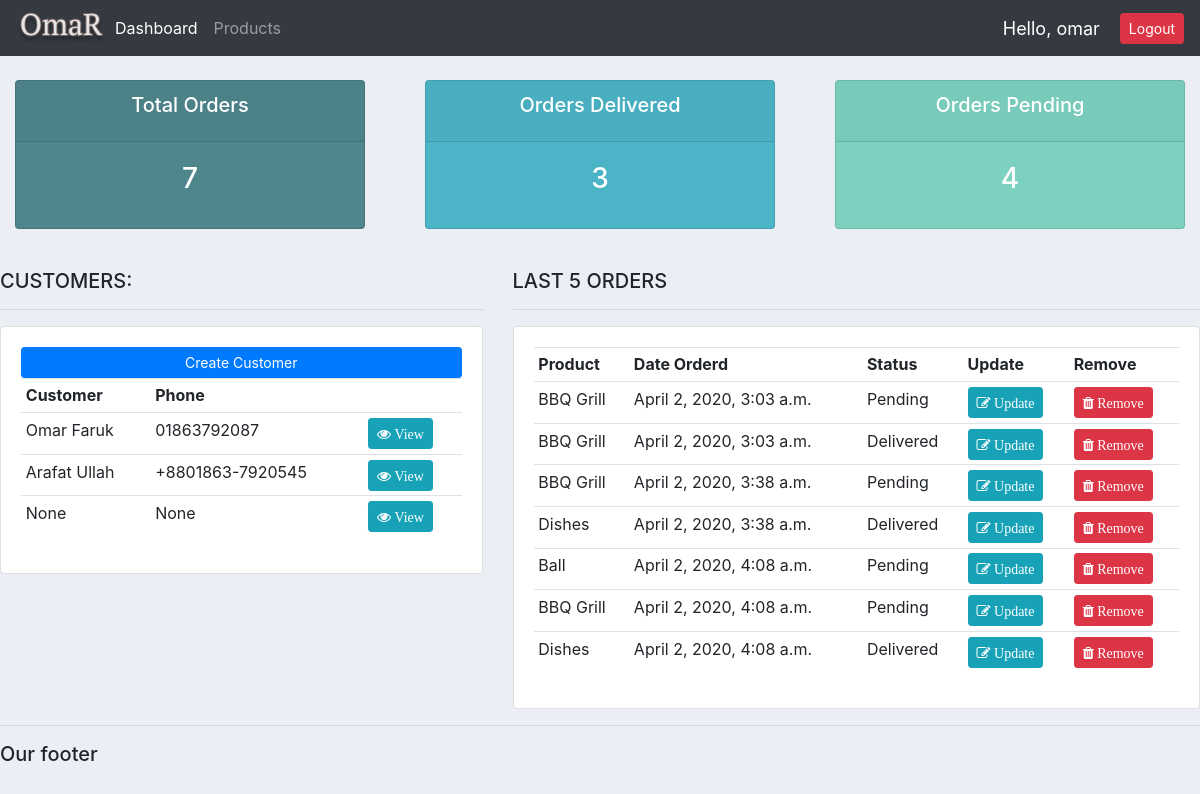
Before: / (signed in) with the older database file.
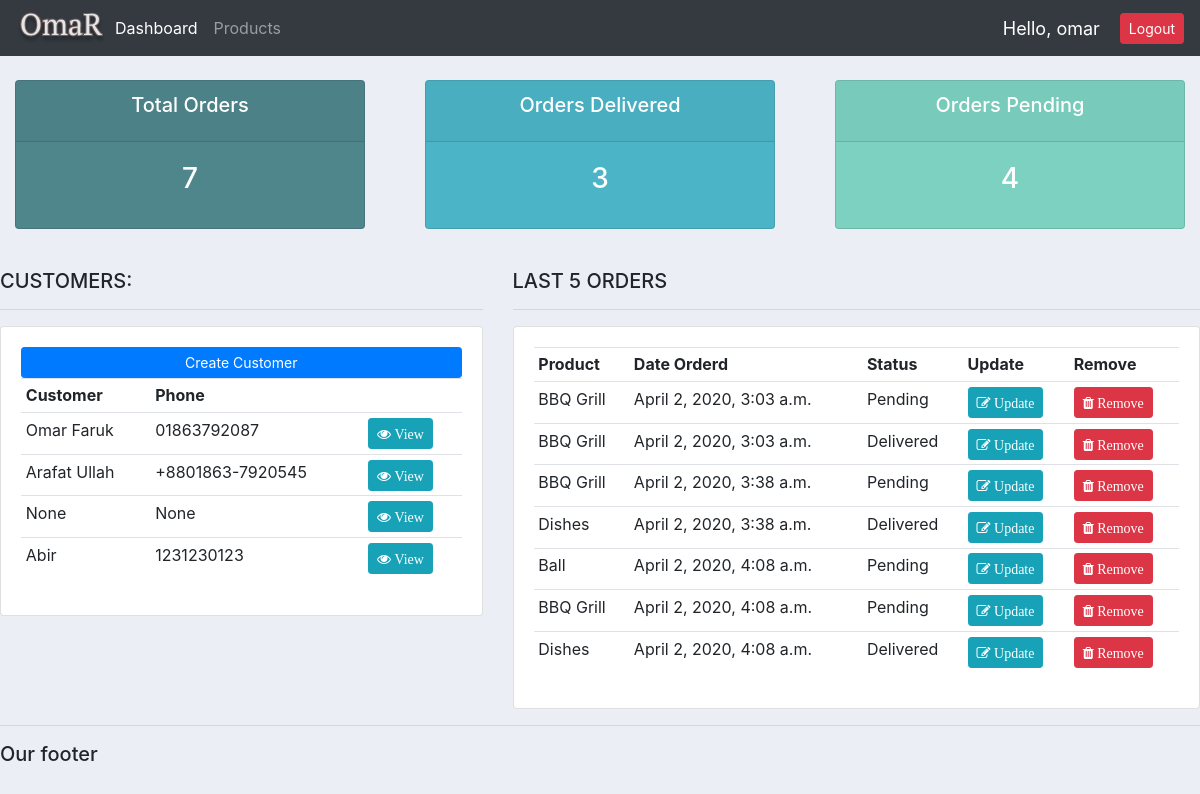
After: the same page with the newer database file.
### accounts/models.py (models this page shows, shortened)
class Customer(models.Model):
    user = models.OneToOneField(User, null=True, blank=True, on_delete=models.CASCADE) # one to one relationships(one customer can have one user and one user can have one customer)
    name = models.CharField(max_length=200, null=True)
    phone = models.CharField(max_length=200, null=True)
    email = models.CharField(max_length=200, null=True)
    profile_pic = models.ImageField(default="profile1.png", null=True, blank=True)
    date_created = models.DateTimeField(auto_now_add=True, null=True)

class Order(models.Model):
    STATUS = (
        ('Pending', 'Pending'),
        ('Out for delivery', 'Out for delivery'),
        ('Delivered', 'Delivered'),
    )
    customer = models.ForeignKey(Customer, null=True, on_delete=models.SET_NULL) # one to many relationships
    product = models.ForeignKey(Product, null=True, on_delete=models.SET_NULL) # one to many relationships
    date_created = models.DateTimeField(auto_now_add=True, null=True)
    status = models.CharField(max_length=200, null=True, choices=STATUS)
    note = models.CharField(max_length=1000, null=True) # for custom Search

class Product(models.Model):
    CATEGORY = (
        ('Indoor', 'Indoor'),
        ('Out Door', 'Out Door'),
    )
    name = models.CharField(max_length=200, null=True)
    price = models.FloatField(null=True)
    category = models.CharField(max_length=200, null=True, choices=CATEGORY)
    description = models.CharField(max_length=200, null=True, blank=True)
    date_created = models.DateTimeField(auto_now_add=True, null=True)
    tags = models.ManyToManyField(Tag) # Many to Many relationships
    def __str__(self):
        return self.name

### accounts/decorators.py (the view)
	def wrapper_function(request, *args, **kwargs):
		group = None
		if request.user.groups.exists():
			group = request.user.groups.all()[0].name
		if group == 'customer':
			return redirect('user-page')
		if group == 'admin':
			return view_func(request, *args, **kwargs)

### accounts/views.py (called while the page is built)
@login_required(login_url='login')
@admin_only # if customer the redirect to user-page and if admin redirect to view_func
def home(request):
    orders = Order.objects.all()
    customers = Customer.objects.all()
    total_customers = customers.count()
    total_orders = orders.count()
    delivered = orders.filter(status='Delivered').count()
    pending = orders.filter(status='Pending').count()
    context = {
        'orders':orders,
        'customers':customers,
        'total_customers':total_customers,
        'total_orders':total_orders,
        'delivered':delivered,
        'pending':pending
    }
    return render(request, 'accounts/dashboard.html', context)

### accounts/templates/accounts/dashboard.html
{% extends 'accounts/main.html' %}
{% block content %}
{% include 'accounts/status.html' %}
<br>
<div class="row">
	<div class="col-md-5">
		<h5>CUSTOMERS:</h5>
		<hr>
		<div class="card card-body">
			<a class="btn btn-primary  btn-sm btn-block" href="">Create Customer</a>
			<table class="table table-sm">
				<tr>
					<th>Customer</th>
					<th>Phone</th>
					<th></th>
				</tr>
				{% for customer in customers %}
					<tr>
						<td>{{ customer.name }}</td>
						<td>{{ customer.phone }}</td>
						<td><a class="btn btn-sm btn-info" href="{% url 'customer' customer.id %}"><i class="fa fa-eye"> View</i></a></td>
					</tr>
				{% endfor %}
			</table>
		</div>
	</div>
	<div class="col-md-7">
		<h5>LAST 5 ORDERS</h5>
		<hr>
		<div class="card card-body">
			<table class="table table-sm">
				<tr>
					<th>Product</th>
					<th>Date Orderd</th>
					<th>Status</th>
					<th>Update</th>
					<th>Remove</th>
				</tr>
				{% for order in orders %}
					<tr>
						<td>{{ order.product }}</td>
						<td>{{ order.date_created }}</td>
						<td>{{ order.status }}</td>
						<td><a class="btn btn-sm btn-info" href="{% url 'updateOrder' order.id %}"><i class="fa fa-edit"> Update</i></a></td>
						<td><a class="btn btn-sm btn-danger" href="{% url 'delete_order' order.id %}"><i class="fa fa-trash"> Remove</i></a></td>
					</tr>
				{% endfor %}
			</table>
		</div>
	</div>
</div>
{% endblock %}

Changed rows visible on the page:
added Customer: name "Abir", phone "1231230123"
